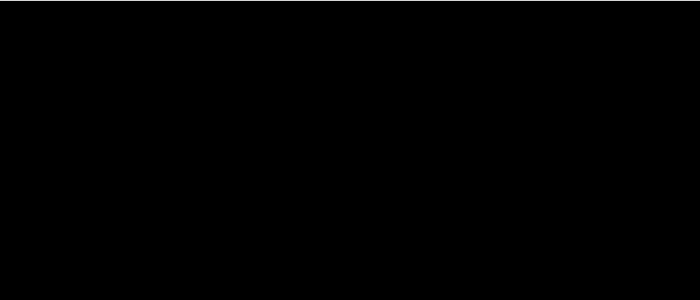
Frame 1 (no input)
Frame 60 (the mouse pressed at the canvas centre just before this capture): identical to frame 1, image omitted
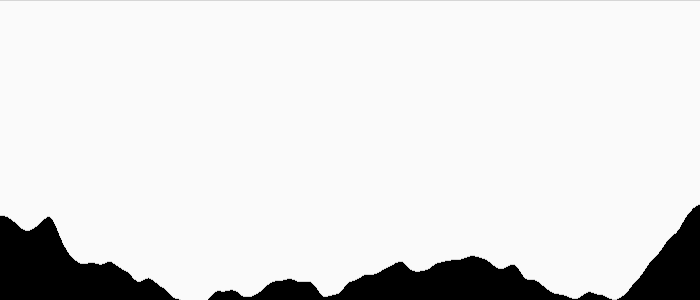
Frame 120 (the mouse held since frame 60 and released just before this capture)

The Processing sketch that drew these frames (run headless with seeded random() and noise(); from frame 60 on, the mouse is pressed at the canvas centre):

// Processing sketch: processing_134637
// ── processing_134637.pde

  int i = 1;
  float fn= 0;
  
  void setup() {
    smooth (5);
    size (700, 300);
    stroke(250);
    frameRate(15);
  }
  
  void draw() {
    fn +=1;
    background(0,0,0);
    
    for(int x = 0; x < width; x=x+1) {
      stroke ( 250,250,250);
      float n = noise(float (x) /100,fn/100);
      n = map(n,0,1,mouseX,mouseY);
      line (x,0,x,n-1);
    }
    
    i+=1;
  }
